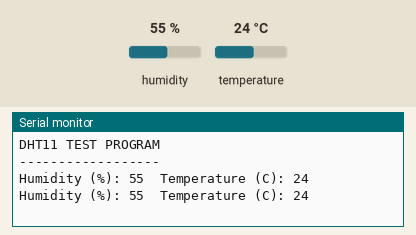
This sketch was run on a simulated Arduino Uno, built with avr-gcc and run on an emulated ATmega328P. On the bench: the last lines printed to the serial monitor. The inputs (shaded band) are chosen by the test bench; at power-on: humidity 55 %, temperature 24 °C.

Above: at 3.3 s.
3.4 s: humidity set to 22 %
At 6.4 s:
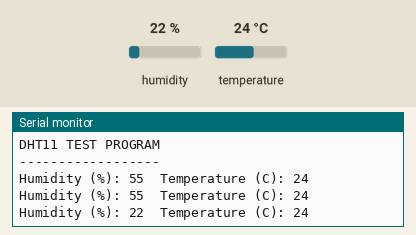
6.7 s: temperature set to 12 °C
At 9.1 s:
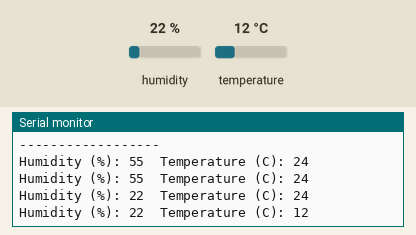
10.0 s: humidity set to 40 %
At 11.9 s:
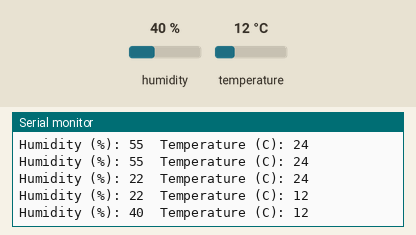
Timing chart, 0 to 13.4 s (numbered marks = the images above; inputs shaded):
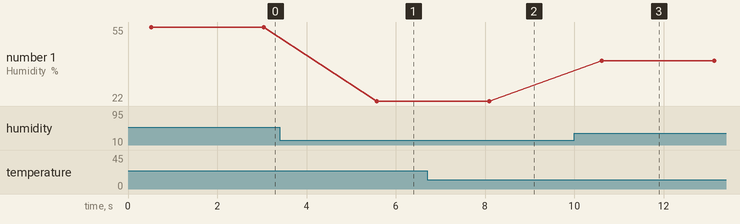

The sketch:

soilMoisture.ino
```cpp
#include <DHT11.h>

#define DHT11_PIN 7

// La tua libreria vuole il pin qui tra parentesi
DHT11 dht11(DHT11_PIN);

void setup() {
  Serial.begin(9600);
  Serial.println("DHT11 TEST PROGRAM");
  Serial.println("------------------");
}

void loop() {
  // Variabili per memorizzare i dati
  int humidity = 0;
  int temperature = 0;

  // Tentativo di lettura
  int result = dht11.readTemperatureHumidity(temperature, humidity);

  // Controllo dei risultati tramite i codici errore della tua libreria
  if (result == 0) {
    Serial.print("Humidity (%): ");
    Serial.print(humidity);
    Serial.print("\tTemperature (C): ");
    Serial.println(temperature);
  } else {
    // Se result non è 0, c'è un errore
    Serial.print("Error: ");
    Serial.println(DHT11::getErrorString(result));
  }

  // Aspetta 2 secondi (il DHT11 è lento nelle letture)
  delay(2000);
}
```

Measured:
- after the input at 3.4 s, the serial monitor: prints a new line after 2.2 s (image 1)
- after the input at 6.7 s, the serial monitor: prints a new line after 1.4 s (image 2)
- after the input at 10.0 s, the serial monitor: prints a new line after 0.62 s (image 3)
- plotted number 1: 55 → 22 after the input at 3.4 s, 22 → 40 after the input at 10.0 s
